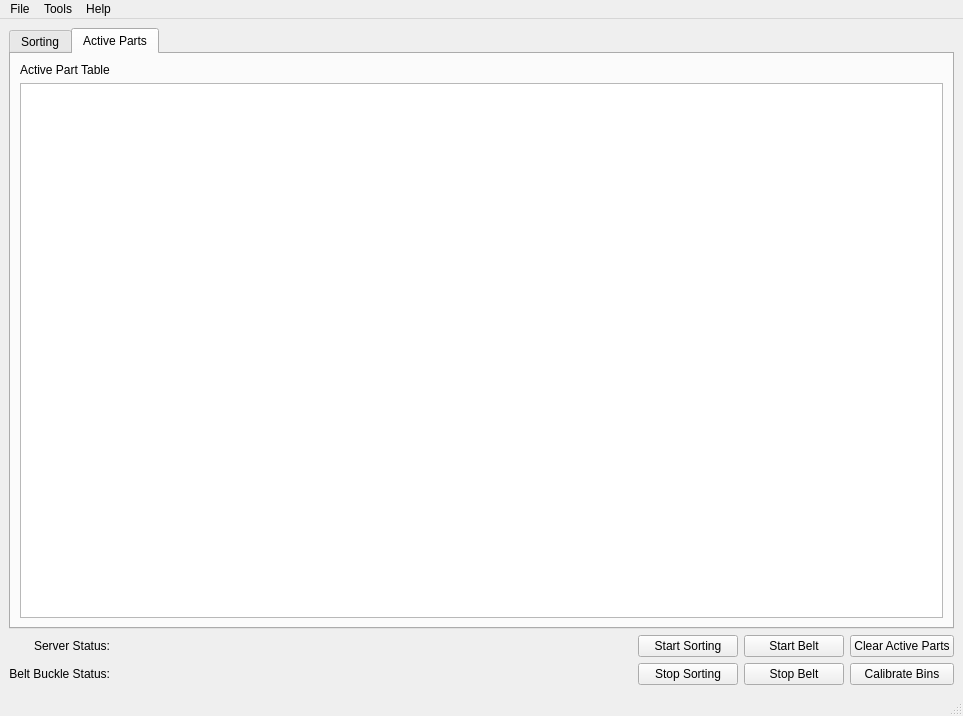
<?xml version="1.0" encoding="UTF-8"?>
<ui version="4.0">
 <class>MainWindow</class>
 <widget class="QMainWindow" name="MainWindow">
  <property name="geometry">
   <rect>
    <x>0</x>
    <y>0</y>
    <width>963</width>
    <height>716</height>
   </rect>
  </property>
  <property name="windowTitle">
   <string>MainWindow</string>
  </property>
  <widget class="QWidget" name="centralwidget">
   <layout class="QVBoxLayout" name="verticalLayout">
    <item>
     <layout class="QVBoxLayout" name="verticalLayout_2">
      <item>
       <widget class="QTabWidget" name="tabWidget">
        <property name="currentIndex">
         <number>1</number>
        </property>
        <widget class="QWidget" name="tab_sorting">
         <attribute name="title">
          <string>Sorting</string>
         </attribute>
         <layout class="QHBoxLayout" name="horizontalLayout_5">
          <item>
           <layout class="QVBoxLayout" name="verticalLayout_3">
            <item>
             <layout class="QHBoxLayout" name="horizontalLayout_4">
              <item>
               <layout class="QVBoxLayout" name="verticalLayout_10">
                <item>
                 <widget class="QLabel" name="label_5">
                  <property name="text">
                   <string>Sorting Rules</string>
                  </property>
                 </widget>
                </item>
                <item>
                 <widget class="QTableWidget" name="table_sorting_rules"/>
                </item>
               </layout>
              </item>
              <item>
               <layout class="QVBoxLayout" name="verticalLayout_11">
                <item>
                 <widget class="QLabel" name="label_6">
                  <property name="text">
                   <string>Sorting Log</string>
                  </property>
                 </widget>
                </item>
                <item>
                 <widget class="QTableWidget" name="table_sort_log"/>
                </item>
               </layout>
              </item>
             </layout>
            </item>
            <item>
             <widget class="QLabel" name="label_7">
              <property name="text">
               <string>Server Log</string>
              </property>
             </widget>
            </item>
            <item>
             <widget class="QTableWidget" name="table_server_log">
              <property name="sizePolicy">
               <sizepolicy hsizetype="Expanding" vsizetype="Maximum">
                <horstretch>0</horstretch>
                <verstretch>0</verstretch>
               </sizepolicy>
              </property>
             </widget>
            </item>
           </layout>
          </item>
         </layout>
        </widget>
        <widget class="QWidget" name="tab_active_parts">
         <attribute name="title">
          <string>Active Parts</string>
         </attribute>
         <layout class="QVBoxLayout" name="verticalLayout_4">
          <item>
           <widget class="QLabel" name="label_8">
            <property name="text">
             <string>Active Part Table</string>
            </property>
           </widget>
          </item>
          <item>
           <widget class="QTableWidget" name="table_active_parts"/>
          </item>
         </layout>
        </widget>
       </widget>
      </item>
     </layout>
    </item>
    <item>
     <layout class="QHBoxLayout" name="horizontalLayout_2">
      <property name="spacing">
       <number>6</number>
      </property>
      <property name="sizeConstraint">
       <enum>QLayout::SetMinAndMaxSize</enum>
      </property>
      <item>
       <layout class="QVBoxLayout" name="verticalLayout_7">
        <item>
         <widget class="QLabel" name="label_2">
          <property name="text">
           <string>Server Status:</string>
          </property>
          <property name="alignment">
           <set>Qt::AlignRight|Qt::AlignTrailing|Qt::AlignVCenter</set>
          </property>
         </widget>
        </item>
        <item>
         <widget class="QLabel" name="label">
          <property name="text">
           <string>Belt Buckle Status:</string>
          </property>
          <property name="alignment">
           <set>Qt::AlignRight|Qt::AlignTrailing|Qt::AlignVCenter</set>
          </property>
         </widget>
        </item>
       </layout>
      </item>
      <item>
       <layout class="QVBoxLayout" name="verticalLayout_8">
        <item>
         <widget class="QLabel" name="label_4">
          <property name="text">
           <string/>
          </property>
          <property name="pixmap">
           <pixmap resource="images/suip.qrc">:/led/red_led.bmp</pixmap>
          </property>
         </widget>
        </item>
        <item>
         <widget class="QLabel" name="label_3">
          <property name="text">
           <string/>
          </property>
          <property name="pixmap">
           <pixmap resource="images/suip.qrc">:/led/red_led.bmp</pixmap>
          </property>
         </widget>
        </item>
       </layout>
      </item>
      <item>
       <spacer name="horizontalSpacer">
        <property name="orientation">
         <enum>Qt::Horizontal</enum>
        </property>
        <property name="sizeHint" stdset="0">
         <size>
          <width>40</width>
          <height>20</height>
         </size>
        </property>
       </spacer>
      </item>
      <item>
       <layout class="QVBoxLayout" name="verticalLayout_5">
        <item>
         <widget class="QPushButton" name="button_start_sorting">
          <property name="minimumSize">
           <size>
            <width>100</width>
            <height>0</height>
           </size>
          </property>
          <property name="text">
           <string>Start Sorting</string>
          </property>
         </widget>
        </item>
        <item>
         <widget class="QPushButton" name="button_stop_sorting">
          <property name="minimumSize">
           <size>
            <width>100</width>
            <height>0</height>
           </size>
          </property>
          <property name="text">
           <string>Stop Sorting</string>
          </property>
         </widget>
        </item>
       </layout>
      </item>
      <item>
       <layout class="QVBoxLayout" name="verticalLayout_6">
        <item>
         <widget class="QPushButton" name="button_apply_sorting">
          <property name="minimumSize">
           <size>
            <width>100</width>
            <height>0</height>
           </size>
          </property>
          <property name="text">
           <string>Start Belt</string>
          </property>
         </widget>
        </item>
        <item>
         <widget class="QPushButton" name="butto_load_sorting">
          <property name="minimumSize">
           <size>
            <width>100</width>
            <height>0</height>
           </size>
          </property>
          <property name="text">
           <string>Stop Belt</string>
          </property>
         </widget>
        </item>
       </layout>
      </item>
      <item>
       <layout class="QVBoxLayout" name="verticalLayout_9">
        <item>
         <widget class="QPushButton" name="pushButton">
          <property name="minimumSize">
           <size>
            <width>100</width>
            <height>0</height>
           </size>
          </property>
          <property name="text">
           <string>Clear Active Parts</string>
          </property>
         </widget>
        </item>
        <item>
         <widget class="QPushButton" name="pushButton_2">
          <property name="minimumSize">
           <size>
            <width>100</width>
            <height>0</height>
           </size>
          </property>
          <property name="text">
           <string>Calibrate Bins</string>
          </property>
         </widget>
        </item>
       </layout>
      </item>
     </layout>
    </item>
   </layout>
  </widget>
  <widget class="QMenuBar" name="menubar">
   <property name="geometry">
    <rect>
     <x>0</x>
     <y>0</y>
     <width>963</width>
     <height>21</height>
    </rect>
   </property>
   <widget class="QMenu" name="menu_file">
    <property name="title">
     <string>File</string>
    </property>
    <addaction name="actionNew_sorting_rules"/>
    <addaction name="actionLoad_sorting_rules"/>
    <addaction name="actionSave_sorting_rules"/>
    <addaction name="actionSave_sorting_rules_as"/>
    <addaction name="actionShutdown_server_and_exit"/>
   </widget>
   <widget class="QMenu" name="menu_help">
    <property name="title">
     <string>Help</string>
    </property>
    <addaction name="actionHelp"/>
    <addaction name="actionAbout"/>
   </widget>
   <widget class="QMenu" name="menuTools">
    <property name="title">
     <string>Tools</string>
    </property>
    <addaction name="actionInsert_menu_items_here"/>
   </widget>
   <addaction name="menu_file"/>
   <addaction name="menuTools"/>
   <addaction name="menu_help"/>
  </widget>
  <widget class="QStatusBar" name="statusbar"/>
  <action name="actionNew_sorting_rules">
   <property name="icon">
    <iconset theme="new"/>
   </property>
   <property name="text">
    <string>New sorting rules</string>
   </property>
  </action>
  <action name="actionLoad_sorting_rules">
   <property name="text">
    <string>Load sorting rules</string>
   </property>
  </action>
  <action name="actionSave_sorting_rules">
   <property name="text">
    <string>Save sorting rules</string>
   </property>
  </action>
  <action name="actionSave_sorting_rules_as">
   <property name="text">
    <string>Save sorting rules as....</string>
   </property>
  </action>
  <action name="actionShutdown_server_and_exit">
   <property name="text">
    <string>Shutdown server and exit</string>
   </property>
  </action>
  <action name="actionOpen_log_folder">
   <property name="text">
    <string>Open log folder</string>
   </property>
  </action>
  <action name="actionAbout">
   <property name="text">
    <string>About</string>
   </property>
  </action>
  <action name="actionHelp">
   <property name="text">
    <string>Help</string>
   </property>
  </action>
  <action name="actionInsert_menu_items_here">
   <property name="text">
    <string>nothing here yet</string>
   </property>
  </action>
 </widget>
 <resources>
  <include location="images/suip.qrc"/>
 </resources>
 <connections/>
</ui>
